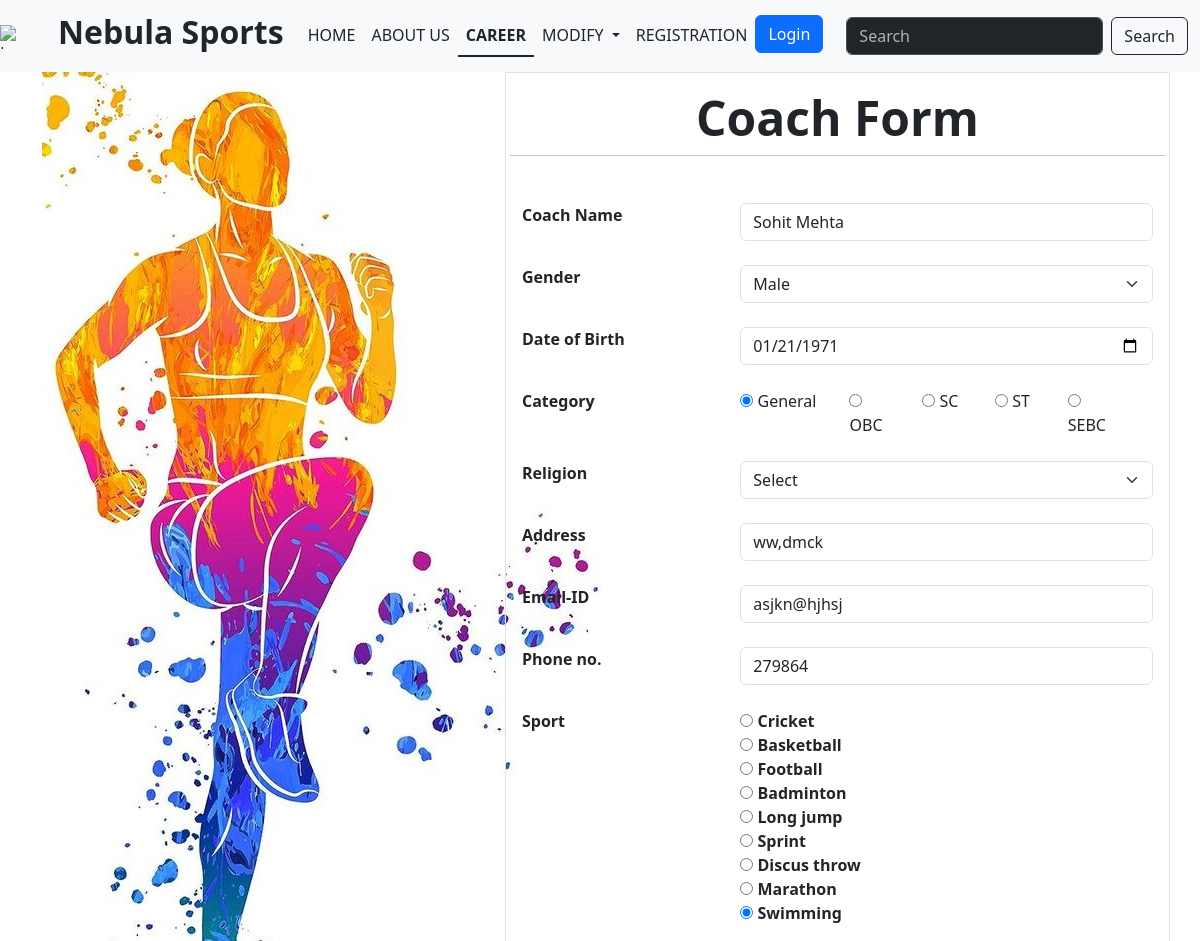
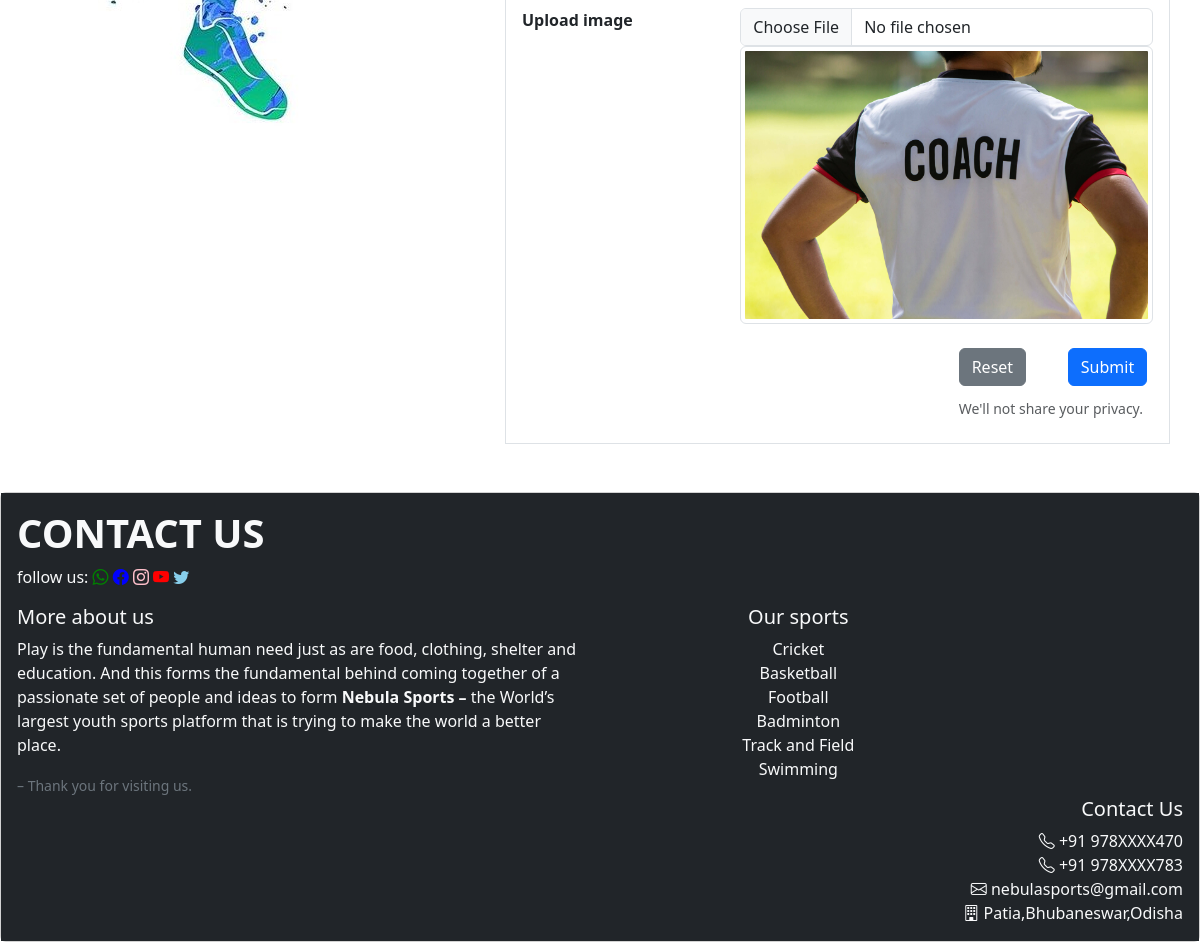
Page /coach_form.php?coach_id=3 on the committed database (2 pictures, top to bottom).
### tables this page shows
CREATE TABLE `coach` (
  `coach_id` int(11) NOT NULL,
  `name` varchar(100) NOT NULL,
  `gender` enum('Male','Female','Other') NOT NULL,
  `dob` date NOT NULL,
  `caste` enum('General','OBC','SC','ST','SEBC') NOT NULL DEFAULT 'General',
  `religion` enum('Hindu','Budhhist','Sikh','Jain','Other') NOT NULL,
  `addr` text NOT NULL,
  `phone` varchar(13) NOT NULL,
  `email` varchar(320) NOT NULL,
  `sport_id` int(11) NOT NULL,
  `coach_image` varchar(200) NOT NULL
);

CREATE TABLE `sport` (
  `sport_id` int(11) NOT NULL,
  `name` varchar(20) NOT NULL
);

### coach_form.php (the view, shortened to what this page needs)
<!DOCTYPE html>  <?php session_start();?>
<html lang="en">
<head>
    <link href="https://cdn.jsdelivr.net/npm/bootstrap@5.3.1/dist/css/bootstrap.min.css" rel="stylesheet">
    <link rel="stylesheet" href="https://cdn.jsdelivr.net/npm/bootstrap-icons@1.10.5/font/bootstrap-icons.css">
</head>
<body>
<div>
<nav class="navbar navbar-expand-lg bg-light nav-underline" data-bs-theme="dark">
    <div>
      <img src="https://w7.pngwing.com/pngs/303/549/png-transparent-sport-logo-football-sports-logos-text-sport-logo.png" alt="Logo" width="30" height="24" class="d-inline-block align-text-top">
    </div>
        <div class="container-fluid">
          <a class="navbar-brand text-dark nav-underline" href="#"><h2><b>Nebula Sports</b></h2></a>
          <div class="collapse navbar-collapse" id="navbarScroll">
            <ul class="navbar-nav me-auto my-2 my-lg-0 navbar-nav-scroll" style="--bs-scroll-height: 100px;">
              <li class="nav-item">
                <a class="nav-link text-dark" href="home.php">HOME</a>
              </li>
              <li class="nav-item ">
                <a class="nav-link text-dark" href="about.php">ABOUT US</a>
              </li>
              <li class="nav-item">
                <a class="nav-link active text-dark" aria-current="page" href="career.php">CAREER</a>
              </li>
              <li class="nav-item dropdown">
                <a class="nav-link dropdown-toggle text-dark"  role="button"
                data-bs-toggle="dropdown" aria-expanded="false">
                MODIFY
                </a>
              </li>
              <li class="nav-item">
                <a class="nav-link text-dark" href="user_form.php">REGISTRATION</a>
              </li>
              <li class="nav-item">
                <?php
                if (isset($_SESSION['loggedin']) && $_SESSION['loggedin']) { ?>
                  <a href='logout.php'><button type="button" class="btn btn-info">
                    Logout
                  </button></a>
                <?php
                 echo 'Welcome '. $_SESSION['user_name'];
                } else {
                  ?>
                  <button type="button" class="btn btn-primary" data-bs-toggle="modal" data-bs-target="#exampleModal">
                    Login
                  </button>
                <?php } ?>
              </li>
            </ul>
            <form class="d-flex" role="search">
              <input class="form-control me-2" type="search" placeholder="Search" aria-label="Search">
              <button class="btn btn-outline-dark" type="submit">Search</button>
            </form>
          </div>
        </div>
      </nav>
    </div>
    <?php
    include 'connection.php';
    ?>
    <div class="container">
    <div class="row">
        <div class="col-5"><img src="img/71lYMYB9TUS._SL1500_ (3).jpg"></div>
        <div class="col-7 border" style="padding:16px">
        <h5 class="display-5 text-center"><b><b>Coach Form</b></b></h5>
        <?php
            $mode = 'Add';
            if(isset($_REQUEST['coach_id']) && is_numeric($_REQUEST['coach_id'])) {
                if($_REQUEST['coach_id'] > 0) {
                    $mode = 'Edit';
                    $coach_id = $_REQUEST['coach_id'];
                    $query_str = "SELECT * FROM coach WHERE coach_id = ?";
                    $stmt = mysqli_prepare($connection,$query_str);
                    mysqli_stmt_bind_param($stmt,'i',$coach_id);
                    mysqli_stmt_execute($stmt);
                    $result = mysqli_stmt_get_result($stmt);
                    $row = mysqli_fetch_array($result);
                }
            }
        ?>
        <div class="row"><br>
        <hr>
            <form id="myform" action="coach_form_insert.php" method="post"  enctype="multipart/form-data">
                <div class="mb-4 row">
                    <div class="col-4"><label class="form-label"><b>Coach Name</b></label></div>
                    <div class="col"><input class="form-control" required autofocus type="text" onchange="check_name(this)" name="coach_name" value="<?php if ($mode=='Edit') echo $row['name']?>">
                    <small id="name_error" class="text-danger"></small></div>
                </div>
                <div class="mb-4 row">
                    <div class="col-4"><label class="form-label"><b>Gender</b></label></div>
                    <div class="col"><select class="form-select" name="Gender">
                        <option <?php if (($mode=='Edit') && $row['gender']=='Male') echo 'Selected' ;?> value="Male">Male</option>
                    </select></div>
                </div>
                <div class="mb-4 row">
                    <div class="col-4"><label class="form-label"><b>Date of Birth</b></label></div>
                    <div class="col"><input class="form-control" required type="date" name="coach_dob"  max="2005-01-01" value="<?php if ($mode=='Edit') echo $row['dob']?>"></div>
                </div>
                <div class="mb-4 row">
                    <div class="col-4"><label class="form-label"><b>Category</b></label></div>
                    <div class="col row">
                        <div class="col-3"><label for="radio_general_category"><input type="radio" name="category" value="General" <?php if (($mode=='Edit') && $row['caste']=='General') echo 'checked' ;?>> General</label></div>
                        <div class="col-2"><label for="radio_obc_category"><input type="radio" name="category" value="OBC" <?php if (($mode=='Edit') && $row['caste']=='OBC') echo 'checked' ;?>> OBC</label></div>
                        <div class="col-2"><label for="radio_sc_category"><input type="radio" name="category" value="SC" <?php if (($mode=='Edit') && $row['caste']=='SC') echo 'checked' ;?>> SC</label></div>
                        <div class="col-2"><label for="radio_st_category"><input type="radio" name="category" value="ST" <?php if (($mode=='Edit') && $row['caste']=='ST') echo 'checked' ;?>> ST</label></div>
                        <div class="col-2"><label for="radio_sebc_category"><input type="radio" name="category" value="SEBC" <?php if (($mode=='Edit') && $row['caste']=='SEBC') echo 'checked' ;?>> SEBC</label></div>
                    </div>
                </div>
                <div class="mb-4 row">
                    <div class="col-4"><label class="form-label"><b>Religion</b></label></div>
                    <div class="col"><select class="form-select" name="religion">
                        <option value="">Select</option>
                    </select></div>
                </div>
                <div class="mb-4 row">
                    <div class="col-4"><label class="form-label"><b>Address</b></label></div>
                    <div class="col"><input class="form-control" type="text" name="coach_add" value="<?php if ($mode=='Edit') echo $row['addr']?>"></div>
                </div>
                <div class="mb-4 row">
                    <div class="col-4"><label class="form-label"><b>Email-ID</b></label></div>
                    <div class="col"><input class="form-control" type="email" name="email" value="<?php if ($mode=='Edit') echo $row['email']?>"></div>
                </div>
                <div class="mb-4 row">
                    <div class="col-4"><label class="form-label"><b>Phone no.</b></label></div>
                    <div class="col"><input class="form-control" type="text" name="coach_phone" value="<?php if ($mode=='Edit') echo $row['phone']?>"></div>
                </div>
                <div class="mb-4 row">
                    <div class="col-4"><label class="form-label"><b>Sport</b></label></div>
                    <div class="col row">
                    <?php
                    $sql = "SELECT * from sport";
                    $result = mysqli_query($connection,$sql);
                    while ($row1=mysqli_fetch_array($result)) {
                    ?>
                        <div class="radio-group radio-primary">
                        <input id="radio<?php echo $row1['sport_id']?>" name="sport" type="radio" value="<?php echo $row1['sport_id']?>"
                        <?php
                        if ($mode=='Edit') {
                            if ($row1['sport_id']==$row['sport_id']) {
                                echo ' checked';
                            }
                        }
                        ?>>
                        <label for="radio<?php echo $row1['sport_id']?>">
                            <b><?php echo $row1['name']?></b>
                        </label>
                        </div>
                    <?php
                    }
                    ?>
                    </div>
                </div>
                <div class="mb-4 row">
                    <div class="col-4"><label class="form-label"><b>Upload image</b></label></div>
                    <div class="col"><input class="form-control" type="file" name="coach_img">
                     <?php if ($mode=='Edit') {?> <img class="img-thumbnail" src="upload_img/<?php echo $row['coach_image']?>" > <?php } ?></div>
                </div>
                <div class="mb-2 row">
                    <div class="col-8"></div>
                    <div class="col-2"><input class="btn btn-secondary" type="reset"></div>
                    <div class="col"><input class="btn btn-primary" type="submit" name="submit" value="Submit"></div>
                </div>
                <div class="mb-2 row">
                    <div class="col-8"></div>
                    <div class="form-text col">We'll not share your privacy.</div>
                </div>
            </form>
             </div>
        </div>
    </div>
</div>
    <br><br>
    <?php
    include 'footer.php';
    ?>
    </body>
</html>

### rows in the picture
coach: coach_name "Sohit Mehta", coach_dob "01/21/1971", caste "☑", coach_add "ww,dmck", email "asjkn@hjhsj", coach_phone "279864", sport_id "☐ Cricket", sport_id "☐ Basketball", sport_id "☐ Football", sport_id "☐ Badminton", sport_id "☐ Long jump", sport_id "☐ Sprint", sport_id "☐ Discus throw", sport_id "☐ Marathon", sport_id "☑ Swimming", coach_image (picture)
sport: name "Cricket"
sport: name "Basketball"
sport: name "Football"
sport: name "Badminton"
sport: name "Long jump"
sport: name "Sprint"
sport: name "Discus throw"
sport: name "Marathon"
sport: name "Swimming"
